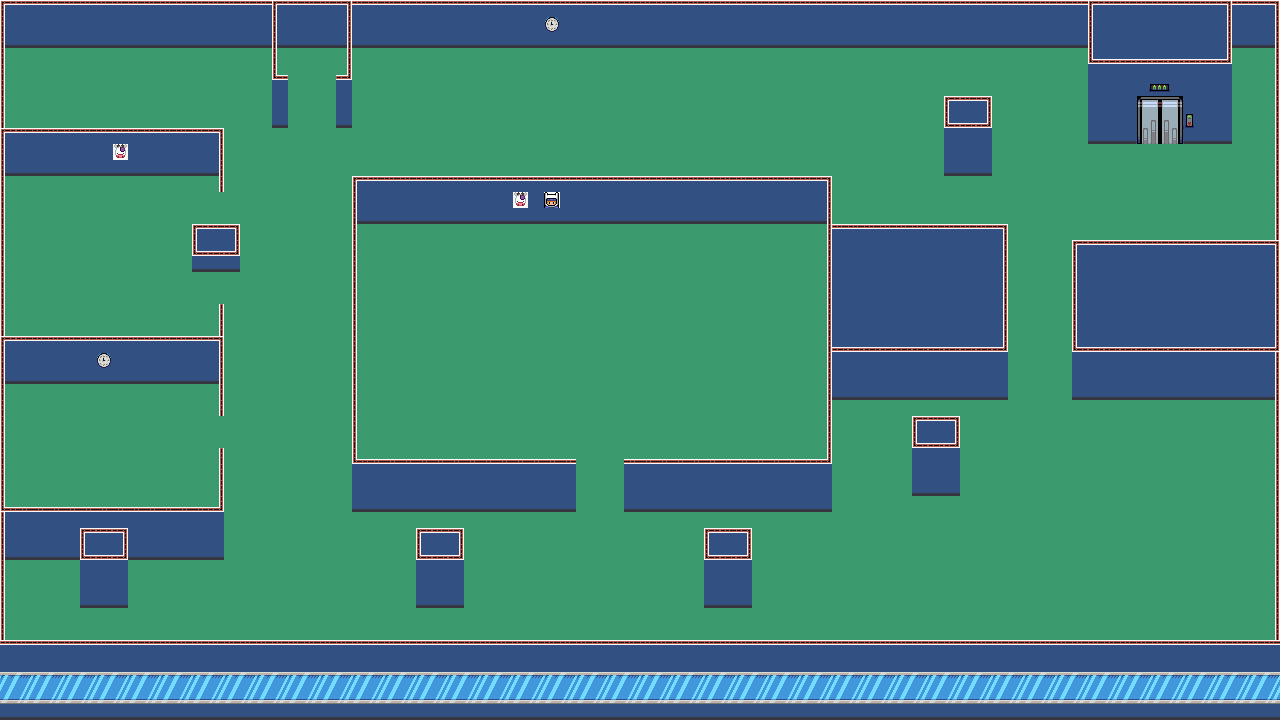

This is a level from a 2D game, rendered from its Tiled map with the project's own tilesets. A one-line summary and the map file follow, with tile-layer data summarised:
An orthogonal 80x45 tile map with 16x16 px tiles, 3 tile layers (tileLayerGround, tileLayerWalls, tileLayerWallsFG), 4 tilesets and 72 objects (14x ennemySpawner, 9x arquivo, 6x caixa, 5x gaveteiro aberto, 5x itemSpawner, ...).

<map version="1.0" tiledversion="2018.01.23" orientation="orthogonal" renderorder="right-down" width="80" height="45" tilewidth="16" tileheight="16" infinite="0" nextobjectid="140">
 <properties>
  <property name="collidable" value="true" />
 </properties>
 <tileset firstgid="1" source="escritorio.tsx" />
 <tileset firstgid="881" source="objetos.tsx" />
 <tileset firstgid="908" source="telhado.tsx" />
 <tileset firstgid="1788" source="elevatorTileset.tsx" />
 <layer name="tileLayerGround" width="80" height="45">
  <data>[3600 cells, 3600 non-empty, 1 distinct tile ids]</data>
 </layer>
 <layer name="tileLayerWalls" width="80" height="45">
  <properties>
   <property name="collidable" value="true" />
  </properties>
  <data>[3600 cells, 1600 non-empty, 89 distinct tile ids]</data>
 </layer>
 <objectgroup name="objDecoracao">
  <object id="40" name="arquivo" gid="881" x="-78.5" y="472.5" width="192" height="192" />
  <object id="41" name="planta" gid="882" x="21.3958" y="475.104" width="192" height="192" />
  <object id="42" name="copiadora" gid="883" x="-32.5" y="271" width="192" height="192" />
  <object id="43" name="baia" gid="905" x="370.5" y="416.833" width="192" height="192" />
  <object id="44" name="fax" gid="885" x="63.3333" y="269.333" width="192" height="192" />
  <object id="46" name="copiadora" gid="883" x="7.5" y="271.5" width="192" height="192" />
  <object id="63" name="estandeCheia" gid="907" x="201.75" y="134.75" width="192" height="192" />
  <object id="64" name="prateleiravazia" gid="906" x="234.333" y="125.667" width="192" height="192" />
  <object id="78" name="arquivo" gid="881" x="-76.8333" y="261.333" width="192" height="192" />
  <object id="79" name="arquivo" gid="881" x="-58.5" y="472.5" width="192" height="192" />
  <object id="80" name="arquivo" gid="881" x="-47" y="133.5" width="192" height="192" />
  <object id="81" name="arquivo" gid="881" x="-67" y="133.5" width="192" height="192" />
  <object id="82" name="arquivo" gid="881" x="311" y="311" width="192" height="192" />
  <object id="83" name="arquivo" gid="881" x="291" y="311" width="192" height="192" />
  <object id="84" name="planta" gid="882" x="165" y="134" width="192" height="192" />
  <object id="85" name="planta" gid="882" x="343" y="312" width="192" height="192" />
  <object id="86" name="planta" gid="882" x="278.667" y="447" width="192" height="192" />
  <object id="87" name="bebedouroQ" gid="884" x="471" y="139" width="192" height="192" />
  <object id="88" name="comodaAbajour" gid="886" x="-23.3333" y="473.333" width="192" height="192" />
  <object id="89" name="comodaAbajour" gid="886" x="-0.666667" y="136.667" width="192" height="192" />
  <object id="92" name="desktop" gid="888" x="76.6667" y="476" width="192" height="192" />
  <object id="93" name="desktop" gid="888" x="-32" y="578.667" width="192" height="192" />
  <object id="94" name="cacosdevidro" gid="890" x="511.333" y="168.333" width="192" height="192" />
  <object id="97" name="caixa" gid="894" x="-74.8333" y="210.167" width="192" height="192" />
  <object id="99" name="caixa" gid="894" x="-71" y="184.5" width="192" height="192" />
  <object id="100" name="caixa" gid="894" x="-48" y="202" width="192" height="192" />
  <object id="101" name="caixa" gid="894" x="-60.25" y="399.333" width="192" height="192" />
  <object id="102" name="caixa" gid="894" x="-76.25" y="387.833" width="192" height="192" />
  <object id="103" name="caixa" gid="894" x="-68.0833" y="413.5" width="192" height="192" />
  <object id="104" name="cadeira" gid="895" x="-30" y="556" width="192" height="192" />
  <object id="106" name="baia" gid="905" x="622.667" y="416" width="192" height="192" />
  <object id="107" name="cadeiraL" gid="896" x="567.667" y="367" width="192" height="192" />
  <object id="109" name="cadeiraUp" gid="897" x="426.667" y="488.333" width="192" height="192" />
  <object id="115" name="gaveteiro aberto" gid="893" x="97.6667" y="581.333" width="192" height="192" />
  <object id="116" name="gaveteiro aberto" gid="893" x="708.667" y="344" width="192" height="192" />
  <object id="117" name="gaveteiro aberto" gid="2147484541" x="279.333" y="496.667" width="192" height="192" />
  <object id="118" name="gaveteiro aberto" gid="2147484541" x="279.667" y="512.333" width="192" height="192" />
  <object id="119" name="gaveteiro aberto" gid="893" x="712" y="510" width="192" height="192" />
  <object id="120" name="papeis" gid="891" x="528.667" y="498" width="192" height="192" />
  <object id="121" name="papeis" gid="891" x="72" y="198" width="192" height="192" />
  <object id="122" name="papeis" gid="891" x="-37" y="339.5" width="192" height="192" />
  <object id="131" name="plantav" gid="898" x="325" y="152" width="192" height="192" />
  <object id="132" name="plantav" gid="898" x="588" y="142" width="192" height="192" />
  <object id="133" name="arquivo" gid="881" x="790" y="135" width="192" height="192" />
  <object id="134" name="arquivo" gid="881" x="809.5" y="135" width="192" height="192" />
  <object id="135" name="papeis" gid="891" x="1094" y="579" width="192" height="192" />
  <object id="138" name="itemSpawner" x="578.667" y="354">
   <properties>
    <property name="item" value="secret" />
   </properties>
   <point />
  </object>
  <object id="139" name="itemSpawner" x="312" y="106">
   <properties>
    <property name="item" value="radio" />
   </properties>
   <point />
  </object>
 </objectgroup>
 <objectgroup name="objLayer" visible="0">
  <object id="27" name="triggerDialog" gid="219" x="195.166" y="442" width="19.5" height="21">
   <properties>
    <property name="runLuaChain">Say('phone rings..'),
Say('-Hello?!'),
Say('They know about the virus project!'),
Say('Wait, who are you!'),
Say('You have to go. There no time to explain! Go on the copy machine room to the north!'),
closeSay(),
SpawnEnemy(1)</property>
    <property name="type" value="trigger" />
   </properties>
  </object>
  <object id="29" name="Player" gid="180" x="96" y="432" width="16" height="16" />
  <object id="53" name="triggerDialog" gid="219" x="142.5" y="255" width="16" height="16">
   <properties>
    <property name="runLuaChain">Say('Fax.. incoming..'),
Say('Be carefull all comunications are hacked! Infiltred agents are there to kill you!'),
Say('Avoid them! I will try to guide your path to the next floor.'),
closeSay(),
SpawnEnemy(0)
</property>
    <property name="type" value="trigger" />
   </properties>
  </object>
  <object id="54" name="ennemySpawner" gid="220" x="272.167" y="320.167" width="16" height="16">
   <properties>
    <property name="id" type="int" value="0" />
   </properties>
  </object>
  <object id="57" name="ennemySpawner" gid="220" x="239.75" y="319.75" width="16" height="16">
   <properties>
    <property name="id" type="int" value="0" />
   </properties>
  </object>
  <object id="58" name="ennemySpawner" gid="220" x="305" y="321" width="16" height="16">
   <properties>
    <property name="id" type="int" value="0" />
   </properties>
  </object>
  <object id="59" name="ennemySpawner" gid="220" x="241.5" y="543.167" width="16" height="16">
   <properties>
    <property name="id" type="int" value="1" />
   </properties>
  </object>
  <object id="60" name="ennemySpawner" gid="220" x="273" y="544.5" width="16" height="16">
   <properties>
    <property name="id" type="int" value="1" />
   </properties>
  </object>
  </objectgroup>
 <layer name="tileLayerWallsFG" width="80" height="45">
  <data>[3600 cells, 235 non-empty, 9 distinct tile ids]</data>
 </layer>
</map>
<!-- 16 of 72 objects omitted -->
